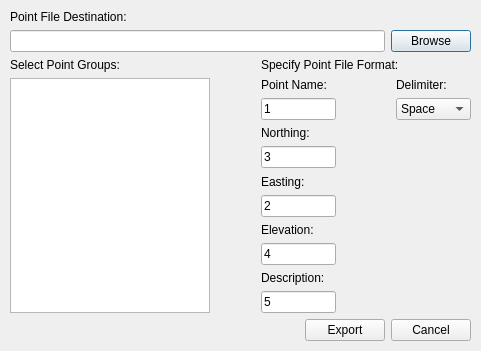
<?xml version="1.0" encoding="UTF-8"?>
<ui version="4.0">
 <class>ExportPoints</class>
 <widget class="QDialog" name="ExportPoints">
  <property name="geometry">
   <rect>
    <x>0</x>
    <y>0</y>
    <width>481</width>
    <height>351</height>
   </rect>
  </property>
  <property name="windowTitle">
   <string>Export Points</string>
  </property>
  <widget class="QWidget" name="verticalLayoutWidget_6">
   <property name="geometry">
    <rect>
     <x>10</x>
     <y>10</y>
     <width>461</width>
     <height>331</height>
    </rect>
   </property>
   <layout class="QVBoxLayout" name="verticalLayout_6">
    <item>
     <layout class="QVBoxLayout" name="verticalLayout_5">
      <item>
       <widget class="QLabel" name="PointFileDestinationL">
        <property name="text">
         <string>Point File Destination:</string>
        </property>
       </widget>
      </item>
      <item>
       <layout class="QHBoxLayout" name="horizontalLayout_3">
        <item>
         <widget class="QLineEdit" name="FileDestinationLE">
          <property name="text">
           <string/>
          </property>
         </widget>
        </item>
        <item>
         <widget class="QPushButton" name="BrowseB">
          <property name="text">
           <string>Browse</string>
          </property>
         </widget>
        </item>
       </layout>
      </item>
     </layout>
    </item>
    <item>
     <layout class="QHBoxLayout" name="horizontalLayout_2">
      <item>
       <layout class="QVBoxLayout" name="verticalLayout_4">
        <item>
         <widget class="QLabel" name="SelectPointGroupL">
          <property name="text">
           <string>Select Point Groups:</string>
          </property>
         </widget>
        </item>
        <item>
         <widget class="QListWidget" name="PointGroupsLW">
          <property name="minimumSize">
           <size>
            <width>200</width>
            <height>0</height>
           </size>
          </property>
          <property name="selectionMode">
           <enum>QAbstractItemView::MultiSelection</enum>
          </property>
         </widget>
        </item>
       </layout>
      </item>
      <item>
       <spacer name="horizontalSpacer_2">
        <property name="orientation">
         <enum>Qt::Horizontal</enum>
        </property>
        <property name="sizeType">
         <enum>QSizePolicy::Fixed</enum>
        </property>
        <property name="sizeHint" stdset="0">
         <size>
          <width>45</width>
          <height>20</height>
         </size>
        </property>
       </spacer>
      </item>
      <item>
       <layout class="QVBoxLayout" name="verticalLayout_3">
        <item>
         <widget class="QLabel" name="PFFL">
          <property name="text">
           <string>Specify Point File Format:</string>
          </property>
         </widget>
        </item>
        <item>
         <layout class="QHBoxLayout" name="horizontalLayout">
          <item>
           <layout class="QVBoxLayout" name="verticalLayout">
            <item>
             <widget class="QLabel" name="PointNameL">
              <property name="text">
               <string>Point Name:</string>
              </property>
             </widget>
            </item>
            <item>
             <widget class="QLineEdit" name="PointNameLE">
              <property name="minimumSize">
               <size>
                <width>75</width>
                <height>0</height>
               </size>
              </property>
              <property name="text">
               <string>1</string>
              </property>
             </widget>
            </item>
            <item>
             <widget class="QLabel" name="NorthingL">
              <property name="text">
               <string>Northing:</string>
              </property>
             </widget>
            </item>
            <item>
             <widget class="QLineEdit" name="NorthingLE">
              <property name="minimumSize">
               <size>
                <width>75</width>
                <height>0</height>
               </size>
              </property>
              <property name="text">
               <string>3</string>
              </property>
             </widget>
            </item>
            <item>
             <widget class="QLabel" name="EastingL">
              <property name="text">
               <string>Easting:</string>
              </property>
             </widget>
            </item>
            <item>
             <widget class="QLineEdit" name="EastingLE">
              <property name="minimumSize">
               <size>
                <width>75</width>
                <height>0</height>
               </size>
              </property>
              <property name="text">
               <string>2</string>
              </property>
             </widget>
            </item>
            <item>
             <widget class="QLabel" name="ElevationL">
              <property name="text">
               <string>Elevation:</string>
              </property>
             </widget>
            </item>
            <item>
             <widget class="QLineEdit" name="ElevationLE">
              <property name="minimumSize">
               <size>
                <width>75</width>
                <height>0</height>
               </size>
              </property>
              <property name="text">
               <string>4</string>
              </property>
             </widget>
            </item>
            <item>
             <widget class="QLabel" name="DescriptionL">
              <property name="text">
               <string>Description:</string>
              </property>
             </widget>
            </item>
            <item>
             <widget class="QLineEdit" name="DescriptionLE">
              <property name="minimumSize">
               <size>
                <width>75</width>
                <height>0</height>
               </size>
              </property>
              <property name="text">
               <string>5</string>
              </property>
             </widget>
            </item>
           </layout>
          </item>
          <item>
           <spacer name="horizontalSpacer">
            <property name="orientation">
             <enum>Qt::Horizontal</enum>
            </property>
            <property name="sizeType">
             <enum>QSizePolicy::Preferred</enum>
            </property>
            <property name="sizeHint" stdset="0">
             <size>
              <width>250</width>
              <height>20</height>
             </size>
            </property>
           </spacer>
          </item>
          <item>
           <layout class="QVBoxLayout" name="verticalLayout_2">
            <item>
             <widget class="QLabel" name="DelimiterL">
              <property name="text">
               <string>Delimiter:</string>
              </property>
             </widget>
            </item>
            <item>
             <widget class="QComboBox" name="DelimiterCB">
              <property name="minimumSize">
               <size>
                <width>75</width>
                <height>0</height>
               </size>
              </property>
              <item>
               <property name="text">
                <string>Space</string>
               </property>
              </item>
              <item>
               <property name="text">
                <string>Comma</string>
               </property>
              </item>
             </widget>
            </item>
            <item>
             <spacer name="verticalSpacer">
              <property name="orientation">
               <enum>Qt::Vertical</enum>
              </property>
              <property name="sizeHint" stdset="0">
               <size>
                <width>20</width>
                <height>40</height>
               </size>
              </property>
             </spacer>
            </item>
           </layout>
          </item>
         </layout>
        </item>
       </layout>
      </item>
     </layout>
    </item>
    <item>
     <layout class="QHBoxLayout" name="horizontalLayout_4">
      <item>
       <spacer name="horizontalSpacer_3">
        <property name="orientation">
         <enum>Qt::Horizontal</enum>
        </property>
        <property name="sizeHint" stdset="0">
         <size>
          <width>40</width>
          <height>20</height>
         </size>
        </property>
       </spacer>
      </item>
      <item>
       <widget class="QPushButton" name="ExportB">
        <property name="minimumSize">
         <size>
          <width>75</width>
          <height>0</height>
         </size>
        </property>
        <property name="text">
         <string>Export</string>
        </property>
       </widget>
      </item>
      <item>
       <widget class="QPushButton" name="CancelB">
        <property name="minimumSize">
         <size>
          <width>75</width>
          <height>0</height>
         </size>
        </property>
        <property name="text">
         <string>Cancel</string>
        </property>
       </widget>
      </item>
     </layout>
    </item>
   </layout>
  </widget>
 </widget>
 <resources/>
 <connections/>
</ui>
